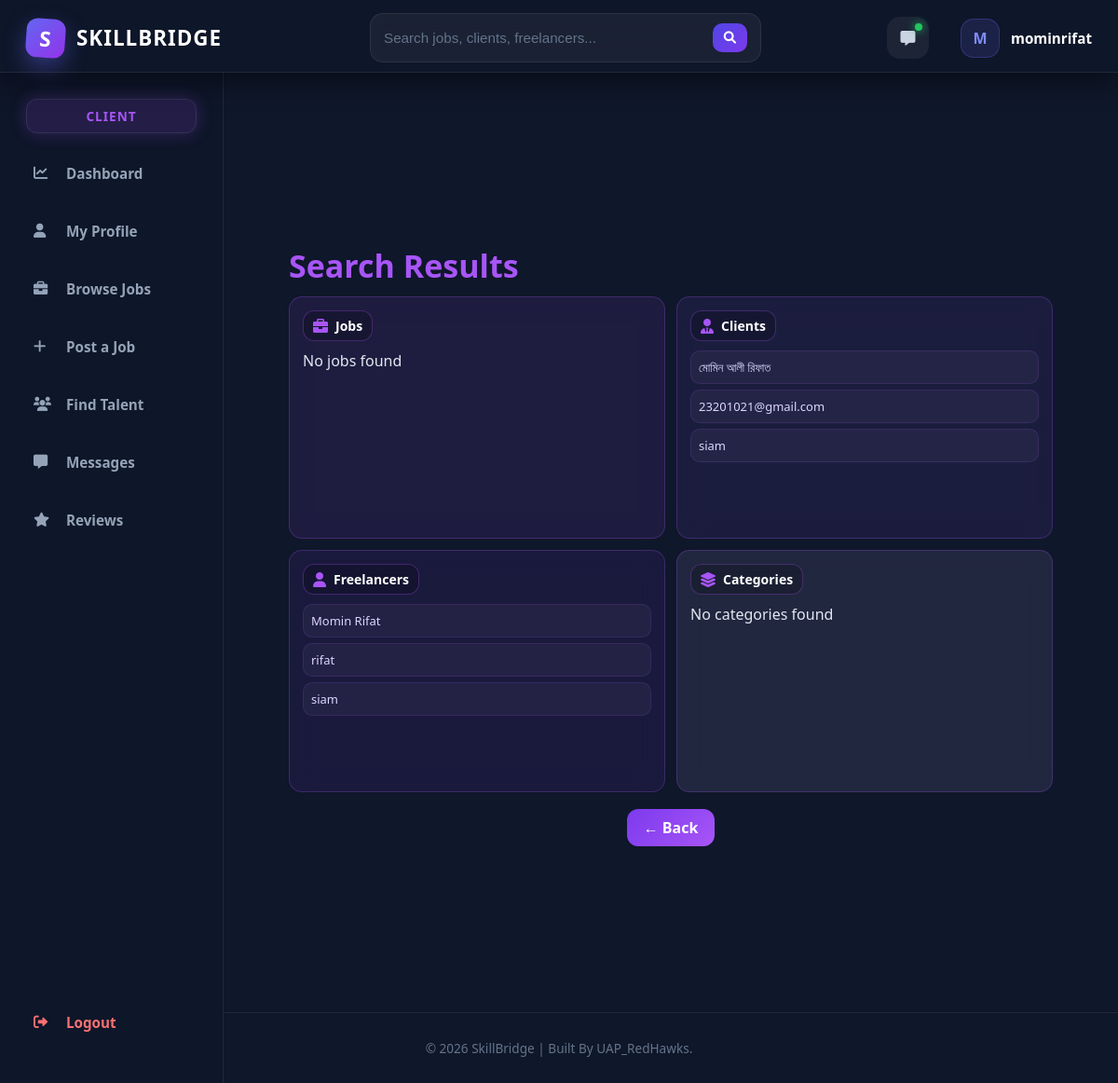
Page /users/search/ (signed in) on the earlier database version.
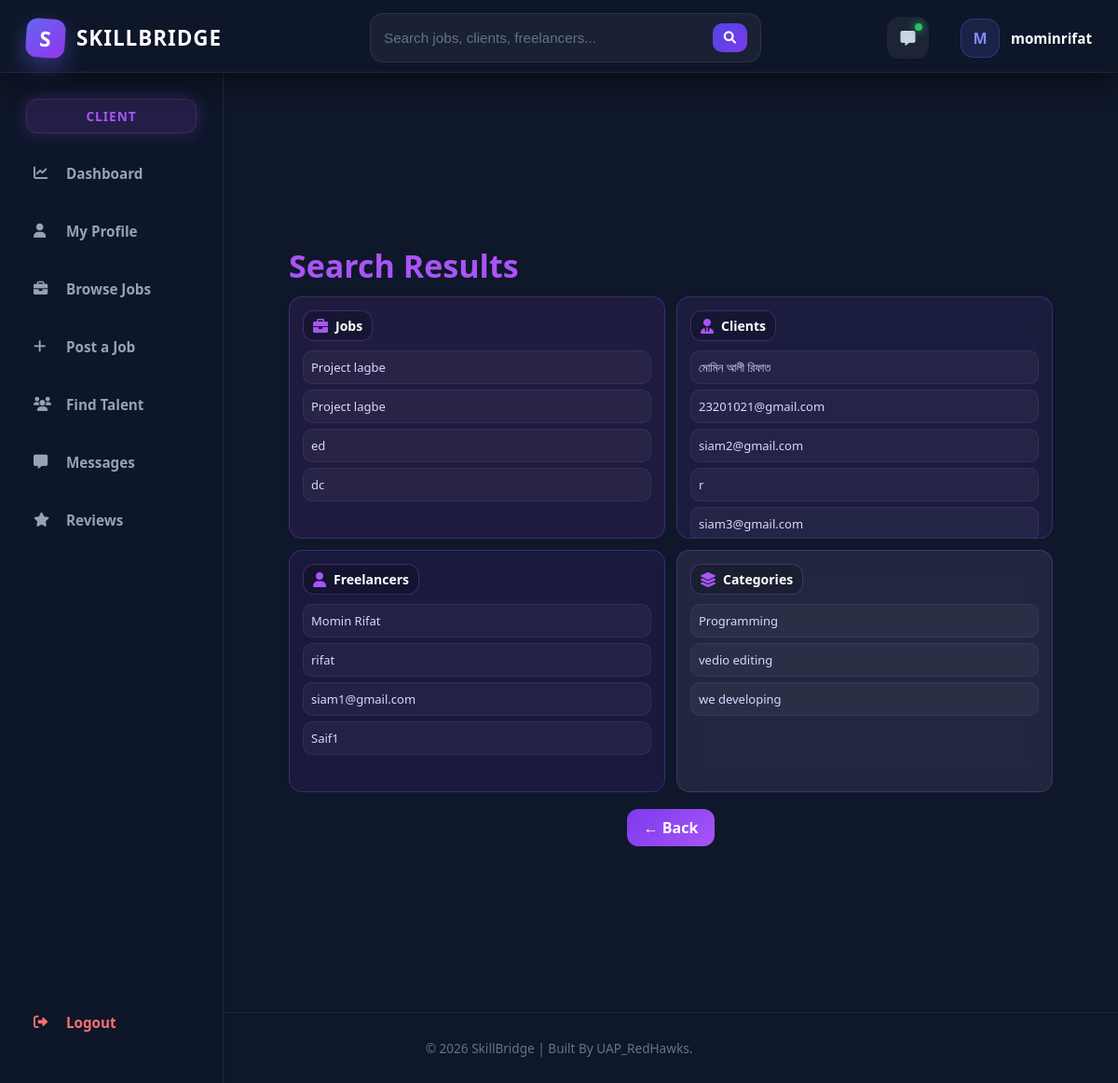
Same page on the later database version.
### users/models.py (models this page shows, shortened)
class ClientProfile(models.Model):
    user = models.OneToOneField(User, on_delete=models.CASCADE)
    name = models.CharField(max_length=200)
    email = models.EmailField(unique=True)
    phone = models.CharField(max_length=20)
    address = models.TextField()
    companyname = models.CharField(max_length=200, blank=True)
    companydescription = models.TextField(blank=True)
    website = models.URLField(blank=True)
    profileimage = models.ImageField(upload_to='profiles/', blank=True, null=True)
    nidnumber = models.CharField(max_length=50)
    createdat = models.DateTimeField(auto_now_add=True)

class FreelancerProfile(models.Model):
    user = models.OneToOneField(User, on_delete=models.CASCADE)
    name = models.CharField(max_length=200)
    email = models.EmailField(unique=True)
    phone = models.CharField(max_length=20)
    address = models.TextField()
    universityname = models.CharField(max_length=200, blank=True)
    degree = models.CharField(max_length=200, blank=True)
    skills = models.TextField()
    experience = models.TextField(blank=True)
    bio = models.TextField(blank=True)
    portfolio_link = models.URLField(blank=True)
    githublink = models.URLField(blank=True)
    linkedinlink = models.URLField(blank=True)
    profileimage = models.ImageField(upload_to='profiles/', blank=True, null=True)
    resume = models.FileField(upload_to='resumes/', blank=True, null=True)
    nidnumber = models.CharField(max_length=50)
    createdat = models.DateTimeField(auto_now_add=True)

### jobs/models.py (models this page shows, shortened)
class Job(models.Model):
    EXPERIENCE_LEVEL_CHOICES = (
        ('entry', 'Entry Level'),
        ('intermediate', 'Intermediate'),
        ('expert', 'Expert'),
    )
    JOB_TYPE_CHOICES = (
        ('full_time', 'Full Time'),
        ('part_time', 'Part Time'),
        ('remote', 'Remote'),
        ('contract', 'Contract'),
    )
    client = models.ForeignKey(
        User,
        on_delete=models.CASCADE,
        related_name='posted_jobs'
    )
    title = models.CharField(max_length=255)
    description = models.TextField()
    category = models.ForeignKey(
        JobCategory,
        on_delete=models.SET_NULL,
        null=True,
        blank=True
    )
    skills_required = models.ManyToManyField(Skill, blank=True)
    experience_level = models.CharField(
        max_length=20,
        choices=EXPERIENCE_LEVEL_CHOICES,
        default='entry'
    )
    job_type = models.CharField(
        max_length=20,
        choices=JOB_TYPE_CHOICES,
        default='remote'
    )
    budget_min = models.DecimalField(
        max_digits=10,
        decimal_places=2,
        null=True,
        blank=True
    )
    budget_max = models.DecimalField(
        max_digits=10,
        decimal_places=2,
        null=True,
        blank=True
    )
    deadline = models.DateField(null=True, blank=True)
    is_active = models.BooleanField(default=True)
    created_at = models.DateTimeField(auto_now_add=True)

class JobCategory(models.Model):
    name = models.CharField(max_length=100)

### users/views.py (the view)
# urls.py: path('search/', views.search, name='search')
@login_required
def search(request):
    query = request.GET.get('q', '')
    jobs = Job.objects.filter(title__icontains=query)
    categories = JobCategory.objects.filter(name__icontains=query)
    clients = ClientProfile.objects.filter(
        Q(name__icontains=query) | Q(companyname__icontains=query)
    )
    freelancers = FreelancerProfile.objects.filter(
        Q(name__icontains=query) | Q(skills__icontains=query)
    )
    return render(request, 'users/search.html', {
        'query': query,
        'jobs': jobs,
        'categories': categories,
        'clients': clients,
        'freelancers': freelancers,
    })

### templates/users/search.html (shortened to what this page needs)
{% extends 'core/base.html' %}
{% load static %}
{% block extra_css %}
  <link rel="stylesheet" href="{% static 'css/user/search.css' %}" />
{% endblock %}
{% block content %}
  <div class="search-page">
    <div class="search-header">
      <h1>Search Results</h1>
    </div>
    <div class="grid">
      <div class="card jobs">
        <div class="title-box">
          <i class="fas fa-briefcase"></i>
          <span>Jobs</span>
        </div>
        {% for j in jobs %}
          <div class="item">{{ j.title }}</div>
        {% empty %}
          <p>No jobs found</p>
        {% endfor %}
      </div>
      <div class="card clients">
        <div class="title-box">
          <i class="fas fa-user-tie"></i>
          <span>Clients</span>
        </div>
        {% for c in clients %}
          <div class="item">{{ c.name }}</div>
        {% empty %}
          <p>No clients found</p>
        {% endfor %}
      </div>
      <div class="card freelancers">
        <div class="title-box">
          <i class="fas fa-user"></i>
          <span>Freelancers</span>
        </div>
        {% for f in freelancers %}
          <div class="item">{{ f.name }}</div>
        {% empty %}
          <p>No freelancers found</p>
        {% endfor %}
      </div>
      <div class="card categories">
        <div class="title-box">
          <i class="fas fa-layer-group"></i>
          <span>Categories</span>
        </div>
        {% for cat in categories %}
          <div class="item">{{ cat.name }}</div>
        {% empty %}
          <p>No categories found</p>
        {% endfor %}
      </div>
    </div>
    <div class="back-wrapper">
      <a href="javascript:history.back()" class="back-btn">← Back</a>
    </div>
  </div>
{% endblock %}

Differences in the rows shown:
removed ClientProfile: name "siam"
removed FreelancerProfile: name "siam"
added Job: title "Project lagbe"
added Job: title "Project lagbe"
added Job: title "ed"
added Job: title "dc"
added ClientProfile: name "siam2@gmail.com"
added ClientProfile: name "r"
added ClientProfile: name "siam3@gmail.com"
added FreelancerProfile: name "siam1@gmail.com"
added FreelancerProfile: name "Saif1"
added JobCategory: name "Programming"
added JobCategory: name "vedio editing"
added JobCategory: name "we developing"
Other differences:
text no longer shown: "No jobs found No categories found"
